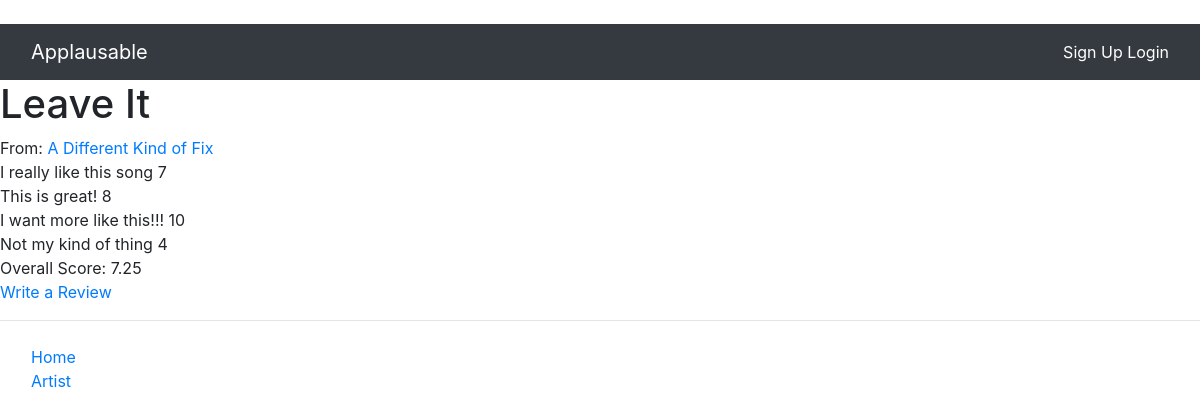
The app's page /applausable/home/song/leave-ita-different-kind-of-fix/ with its own data.
### rango/models.py (models this page shows, shortened)
class Song(models.Model):
    songID = models.IntegerField(primary_key=True,  unique=True)
    title = models.CharField(max_length=128, default='Title')
    albumID = models.ForeignKey(Album, on_delete=models.CASCADE)
    artistName = models.CharField(max_length=128, default='ArtistName')
    artistID = models.ForeignKey(Artist, on_delete=models.CASCADE)
    linkToSong = models.CharField(max_length=248, default = 'link')
    slug = models.SlugField(unique=True, default=uuid.uuid1)
    overallScore = models.IntegerField(default=0)

class Album(models.Model):
    albumID = models.IntegerField(primary_key=True, unique=True)
    albumName = models.CharField(max_length=128)
    artistID = models.ForeignKey(Artist, on_delete=models.CASCADE)
    slug = models.SlugField(unique=True, default=uuid.uuid1)

class Review(models.Model):
    reviewID = models.IntegerField(primary_key=True, unique=True)
    review = models.CharField(max_length=248, default= 'Review')
    songID = models.ForeignKey(Song, on_delete=models.CASCADE)
    score = models.IntegerField(default=0, validators=[MinValueValidator(0),MaxValueValidator(10)])

### rango/views.py (the view)
# urls.py: path('home/song/<slug:song_name_slug>/', views.show_song, name='show_song'),
def show_song(request, song_name_slug):
    context_dict = {}
    overallScore = 0
    try:
        song = Song.objects.get(slug= song_name_slug)
        reviews = Review.objects.filter(songID=song)
        if reviews:
            overallScore = Review.objects.filter(songID=song).aggregate(Avg('score'))
            for score in overallScore.values():
                replaceScore = score
            Song.objects.filter(slug=song_name_slug).update(overallScore=replaceScore)
        album = song.albumID
        context_dict['album'] = album
        context_dict['song'] = song
        context_dict['link'] = song.linkToSong
        context_dict['reviews'] = reviews
        context_dict['overallScore'] = overallScore
    except Category.DoesNotExist:
        context_dict['album'] = None
        context_dict['song'] = None
    return render(request, 'applausable/song.html', context=context_dict)

### templates/applausable/song.html (shortened to what this page needs)
﻿{% extends 'applausable/base.html' %}
{% load staticfiles %}
{% block body_block %}
{% if song %}
<h1>{{ song.title }}</h1>
From:
<a href="{% url 'applausable:show_album' album.slug %}">{{ album.albumName }}</a>
<br />
{% for review in reviews %}
{{ review.review }} {{ review.score }}
<br />
{% endfor %}
{% if overallScore %}
    Overall Score:
    {{overallScore.score__avg}}
{% endif %}
<br />
<a href="{% url 'applausable:add_review' song.slug %}">Write a Review</a>
{% else %}
<br />
<h1>No song found</h1>
{% endif %}
{% endblock %}

### records on screen
Song: title "Leave It"
Album: albumName "A Different Kind of Fix"
Review: review "I really like this song", score "7"
Review: review "This is great!", score "8"
Review: review "I want more like this!!!", score "10"
Review: review "Not my kind of thing", score "4"

### other values on screen
{{ overallScore.score__avg }} "7.25"
